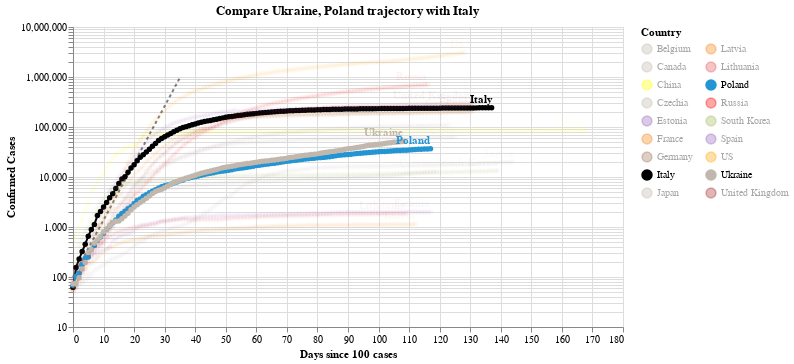

The notebook cell this image was saved under:
### Code cell
#hide_input
chart2 = make_since_chart(dff2, ['Ukraine', 'Poland'], baseline_countries)
chart2

### Figure 1 — Vega-Lite specification as saved in the notebook (floating-point values rounded to 4 significant figures; data arrays with more than 128 entries replaced by an {"elided": "..."} marker saying what was removed)
{"config": {"view": {"continuousWidth": 400, "continuousHeight": 300}}, "layer": [{"data": {"name": "data-628230001892d6798b50651be41d1b3e"}, "mark": {"type": "line", "color": "black", "opacity": 0.5, "strokeDash": [3, 3]}, "encoding": {"x": {"type": "quantitative", "field": "Days since 100 cases"}, "y": {"type": "quantitative", "field": "Confirmed Cases"}}}, {"data": {"name": "data-7deaa7412212bc2e7ad0fc5d094992d6"}, "mark": {"type": "line", "point": true}, "encoding": {"color": {"type": "nominal", "field": "Country", "legend": {"columns": 2}, "scale": {"domain": ["Belgium", "Canada", "China", "Czechia", "Estonia", "France", "Germany", "Italy", "Japan", "Latvia", "Lithuania", "Poland", "Russia", "South Korea", "Spain", "US", "Ukraine", "United Kingdom"], "range": ["#C1B7AD", "#C1B7AD", "yellow", "#C1B7AD", "#9467bd", "#F58518", "#9D755D", "black", "#C1B7AD", "#F58518", "#E45756", "#2495D3", "red", "#A1BA59", "#9467bd", "orange", "#C1B7AD", "brown"]}}, "opacity": {"condition": {"value": 1, "selection": "selector003"}, "value": 0.05}, "tooltip": [{"type": "nominal", "field": "Country"}, {"type": "temporal", "field": "Date"}, {"type": "quantitative", "field": "Confirmed Cases"}, {"type": "quantitative", "field": "Days since 100 cases"}], "x": {"type": "quantitative", "field": "Days since 100 cases"}, "y": {"type": "quantitative", "field": "Confirmed Cases", "scale": {"type": "log"}}}, "selection": {"selector003": {"type": "multi", "fields": ["Country"], "bind": "legend", "init": [{"Country": "Ukraine"}, {"Country": "Poland"}, {"Country": "Italy"}]}}, "width": 550}, {"data": {"name": "data-7deaa7412212bc2e7ad0fc5d094992d6"}, "mark": {"type": "text", "align": "right", "dy": -8, "fontWeight": "bold"}, "encoding": {"color": {"type": "nominal", "field": "Country", "legend": {"columns": 2}, "scale": {"domain": ["Belgium", "Canada", "China", "Czechia", "Estonia", "France", "Germany", "Italy", "Japan", "Latvia", "Lithuania", "Poland", "Russia", "South Korea", "Spain", "US", "Ukraine", "United Kingdom"], "range": ["#C1B7AD", "#C1B7AD", "yellow", "#C1B7AD", "#9467bd", "#F58518", "#9D755D", "black", "#C1B7AD", "#F58518", "#E45756", "#2495D3", "red", "#A1BA59", "#9467bd", "orange", "#C1B7AD", "brown"]}}, "opacity": {"condition": {"value": 1, "selection": "selector003"}, "value": 0.05}, "text": {"type": "nominal", "field": "Country"}, "tooltip": [{"type": "nominal", "field": "Country"}, {"type": "temporal", "field": "Date"}, {"type": "quantitative", "field": "Confirmed Cases"}, {"type": "quantitative", "field": "Days since 100 cases"}], "x": {"type": "quantitative", "field": "Days since 100 cases"}, "y": {"type": "quantitative", "field": "Confirmed Cases", "scale": {"type": "log"}}}, "transform": [{"filter": "(datum['Date'] >= 1594166400000)"}], "width": 550}], "title": "Compare Ukraine, Poland trajectory with Italy", "$schema": "https://vega.github.io/schema/vega-lite/v4.0.2.json", "datasets": {"data-628230001892d6798b50651be41d1b3e": [{"Days since 100 cases": 0, "Confirmed Cases": 100.0}, {"Days since 100 cases": 1, "Confirmed Cases": 130.0}, {"Days since 100 cases": 2, "Confirmed Cases": 169.0}, {"Days since 100 cases": 3, "Confirmed Cases": 219.7}, {"Days since 100 cases": 4, "Confirmed Cases": 285.6}, {"Days since 100 cases": 5, "Confirmed Cases": 371.3}, {"Days since 100 cases": 6, "Confirmed Cases": 482.7}, {"Days since 100 cases": 7, "Confirmed Cases": 627.5}, {"Days since 100 cases": 8, "Confirmed Cases": 815.7}, {"Days since 100 cases": 9, "Confirmed Cases": 1060.0}, {"Days since 100 cases": 10, "Confirmed Cases": 1379.0}, {"Days since 100 cases": 11, "Confirmed Cases": 1792.0}, {"Days since 100 cases": 12, "Confirmed Cases": 2330.0}, {"Days since 100 cases": 13, "Confirmed Cases": 3029.0}, {"Days since 100 cases": 14, "Confirmed Cases": 3937.0}, {"Days since 100 cases": 15, "Confirmed Cases": 5119.0}, {"Days since 100 cases": 16, "Confirmed Cases": 6654.0}, {"Days since 100 cases": 17, "Confirmed Cases": 8650.0}, {"Days since 100 cases": 18, "Confirmed Cases": 11250.0}, {"Days since 100 cases": 19, "Confirmed Cases": 14620.0}, {"Days since 100 cases": 20, "Confirmed Cases": 19000.0}, {"Days since 100 cases": 21, "Confirmed Cases": 24710.0}, {"Days since 100 cases": 22, "Confirmed Cases": 32120.0}, {"Days since 100 cases": 23, "Confirmed Cases": 41750.0}, {"Days since 100 cases": 24, "Confirmed Cases": 54280.0}, {"Days since 100 cases": 25, "Confirmed Cases": 70560.0}, {"Days since 100 cases": 26, "Confirmed Cases": 91730.0}, {"Days since 100 cases": 27, "Confirmed Cases": 119300.0}, {"Days since 100 cases": 28, "Confirmed Cases": 155000.0}, {"Days since 100 cases": 29, "Confirmed Cases": 201500.0}, {"Days since 100 cases": 30, "Confirmed Cases": 262000.0}, {"Days since 100 cases": 31, "Confirmed Cases": 340600.0}, {"Days since 100 cases": 32, "Confirmed Cases": 442800.0}, {"Days since 100 cases": 33, "Confirmed Cases": 575600.0}, {"Days since 100 cases": 34, "Confirmed Cases": 748300.0}, {"Days since 100 cases": 35, "Confirmed Cases": 972800.0}], "data-7deaa7412212bc2e7ad0fc5d094992d6": {"elided": "2301 records"}}}
